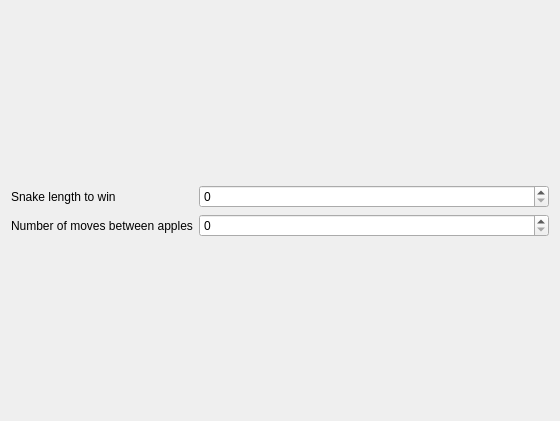
<?xml version="1.0" encoding="UTF-8"?>
<ui version="4.0">
 <class>ConfigPageFirst</class>
 <widget class="QWidget" name="ConfigPageFirst">
  <property name="geometry">
   <rect>
    <x>0</x>
    <y>0</y>
    <width>560</width>
    <height>421</height>
   </rect>
  </property>
  <property name="windowTitle">
   <string notr="true"/>
  </property>
  <layout class="QFormLayout" name="formLayout">
   <property name="formAlignment">
    <set>Qt::AlignLeading|Qt::AlignLeft|Qt::AlignVCenter</set>
   </property>
   <item row="0" column="0">
    <widget class="QLabel" name="label">
     <property name="text">
      <string>Snake length to win</string>
     </property>
    </widget>
   </item>
   <item row="1" column="0">
    <widget class="QLabel" name="label_2">
     <property name="text">
      <string>Number of moves between apples</string>
     </property>
    </widget>
   </item>
   <item row="0" column="1">
    <widget class="QSpinBox" name="kcfg_length"/>
   </item>
   <item row="1" column="1">
    <widget class="QSpinBox" name="kcfg_moves"/>
   </item>
  </layout>
 </widget>
 <resources/>
 <connections/>
</ui>
